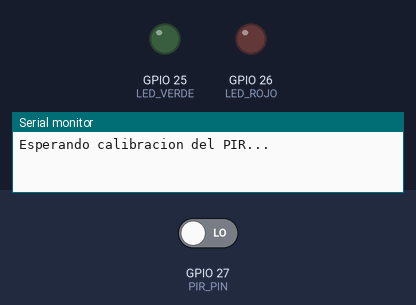
The sketch below on a simulated ESP32. Shown: output pins drawn as LEDs (lit = HIGH), the last lines printed to the serial monitor. Inputs (shaded band) come from the test bench; at power-on: GPIO 27 (PIR_PIN) LOW.

Above: at 0.1 s.
At 60.1 s:
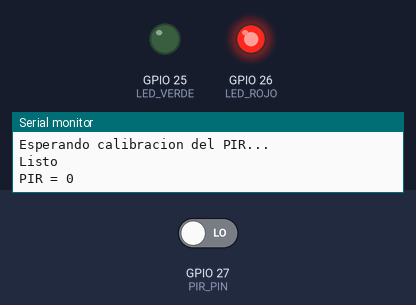
Timing chart, 0 to 61.6 s (numbered marks = the images above):
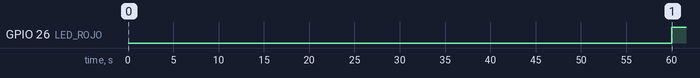

Measured:
- by itself, GPIO 26 (LED_ROJO): LOW → HIGH at 60.0 s

The sketch:

feeder_001.ino
```cpp
#define PIR_PIN 27
#define LED_VERDE 25
#define LED_ROJO 26

void setup() {
  Serial.begin(115200);

  pinMode(PIR_PIN, INPUT);
  pinMode(LED_VERDE, OUTPUT);
  pinMode(LED_ROJO, OUTPUT);

  Serial.println("Esperando calibracion del PIR...");
  delay(60000);
  Serial.println("Listo");
}

void loop() {
  int estado = digitalRead(PIR_PIN);

  Serial.print("PIR = ");
  Serial.println(estado);

  if (estado == HIGH) {
    digitalWrite(LED_VERDE, HIGH);
    digitalWrite(LED_ROJO, LOW);
  } else {
    digitalWrite(LED_VERDE, LOW);
    digitalWrite(LED_ROJO, HIGH);
  }

  delay(500);
}
```
